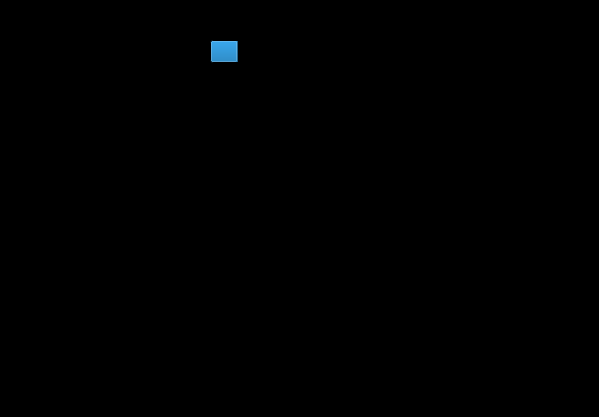
<?xml version="1.0" encoding="UTF-8"?>
<ui version="4.0">
 <class>Widget</class>
 <widget class="QWidget" name="Widget">
  <property name="geometry">
   <rect>
    <x>0</x>
    <y>0</y>
    <width>599</width>
    <height>417</height>
   </rect>
  </property>
  <property name="windowTitle">
   <string>Widget</string>
  </property>
  <property name="styleSheet">
   <string notr="true">background-color: rgb(0, 0, 0);</string>
  </property>
  <widget class="QLabel" name="label">
   <property name="geometry">
    <rect>
     <x>520</x>
     <y>250</y>
     <width>61</width>
     <height>16</height>
    </rect>
   </property>
   <property name="text">
    <string>2</string>
   </property>
  </widget>
  <widget class="QLabel" name="label_2">
   <property name="geometry">
    <rect>
     <x>440</x>
     <y>10</y>
     <width>101</width>
     <height>21</height>
    </rect>
   </property>
   <property name="text">
    <string>You have got</string>
   </property>
  </widget>
  <widget class="QLabel" name="label_3">
   <property name="geometry">
    <rect>
     <x>20</x>
     <y>10</y>
     <width>121</width>
     <height>16</height>
    </rect>
   </property>
   <property name="text">
    <string/>
   </property>
  </widget>
  <widget class="QLabel" name="label_4">
   <property name="geometry">
    <rect>
     <x>420</x>
     <y>10</y>
     <width>16</width>
     <height>21</height>
    </rect>
   </property>
   <property name="styleSheet">
    <string notr="true">image: url(:/myimage/hongbao.png);</string>
   </property>
   <property name="text">
    <string/>
   </property>
  </widget>
  <widget class="QLabel" name="label_name">
   <property name="geometry">
    <rect>
     <x>260</x>
     <y>10</y>
     <width>81</width>
     <height>16</height>
    </rect>
   </property>
   <property name="text">
    <string/>
   </property>
  </widget>
  <widget class="QProgressBar" name="progressBar">
   <property name="geometry">
    <rect>
     <x>210</x>
     <y>40</y>
     <width>118</width>
     <height>23</height>
    </rect>
   </property>
   <property name="value">
    <number>24</number>
   </property>
  </widget>
  <widget class="QLabel" name="label_12">
   <property name="geometry">
    <rect>
     <x>440</x>
     <y>100</y>
     <width>121</width>
     <height>121</height>
    </rect>
   </property>
   <property name="styleSheet">
    <string notr="true">border-color: rgba(0, 0, 0, 0);</string>
   </property>
   <property name="text">
    <string/>
   </property>
  </widget>
  <widget class="QLabel" name="label_13">
   <property name="geometry">
    <rect>
     <x>250</x>
     <y>60</y>
     <width>61</width>
     <height>16</height>
    </rect>
   </property>
   <property name="text">
    <string>Round 1</string>
   </property>
  </widget>
  <widget class="QLabel" name="label_14">
   <property name="geometry">
    <rect>
     <x>330</x>
     <y>40</y>
     <width>61</width>
     <height>16</height>
    </rect>
   </property>
   <property name="text">
    <string>TextLabel</string>
   </property>
  </widget>
  <widget class="QLabel" name="label_15">
   <property name="geometry">
    <rect>
     <x>530</x>
     <y>10</y>
     <width>31</width>
     <height>21</height>
    </rect>
   </property>
   <property name="text">
    <string/>
   </property>
  </widget>
  <widget class="QLabel" name="label_16">
   <property name="geometry">
    <rect>
     <x>560</x>
     <y>10</y>
     <width>31</width>
     <height>20</height>
    </rect>
   </property>
   <property name="text">
    <string>yuan</string>
   </property>
  </widget>
  <widget class="QLabel" name="label_6">
   <property name="geometry">
    <rect>
     <x>370</x>
     <y>270</y>
     <width>61</width>
     <height>16</height>
    </rect>
   </property>
   <property name="text">
    <string>TextLabel</string>
   </property>
  </widget>
  <widget class="QLabel" name="clickmovie_1dollar">
   <property name="geometry">
    <rect>
     <x>60</x>
     <y>210</y>
     <width>61</width>
     <height>16</height>
    </rect>
   </property>
   <property name="text">
    <string>TextLabel</string>
   </property>
  </widget>
  <zorder>label_12</zorder>
  <zorder>label</zorder>
  <zorder>label_2</zorder>
  <zorder>label_3</zorder>
  <zorder>label_4</zorder>
  <zorder>label_name</zorder>
  <zorder>progressBar</zorder>
  <zorder>label_13</zorder>
  <zorder>label_14</zorder>
  <zorder>label_15</zorder>
  <zorder>label_16</zorder>
  <zorder>label_6</zorder>
  <zorder>clickmovie_1dollar</zorder>
 </widget>
 <layoutdefault spacing="6" margin="11"/>
 <resources/>
 <connections/>
</ui>
